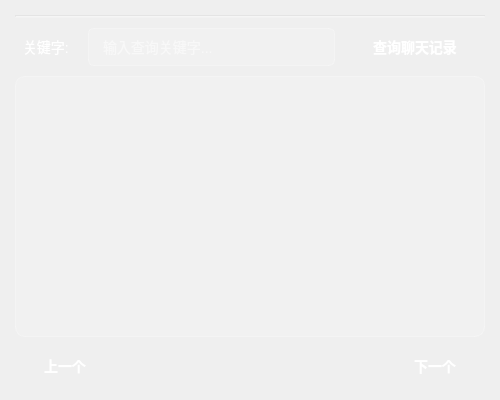
<?xml version="1.0" encoding="UTF-8"?>
<ui version="4.0">
 <class>Message</class>
 <widget class="QDialog" name="Message">
  <property name="geometry">
   <rect>
    <x>0</x>
    <y>0</y>
    <width>500</width>
    <height>400</height>
   </rect>
  </property>
  <property name="minimumSize">
   <size>
    <width>500</width>
    <height>400</height>
   </size>
  </property>
  <property name="windowTitle">
   <string>聊天记录查询</string>
  </property>
  <property name="styleSheet">
   <string notr="true">/* 渐变背景 - 与聊天室相同风格 */
                QDialog {
                background: qlineargradient(x1:0, y1:0, x2:1, y2:1,
                stop:0 #2c3e50, stop:1 #1a2a6c);
                border-radius: 12px;
                border: 1px solid #3498db;
                }

                /* 暗色模式优化 */
                @media (prefers-color-scheme: dark) {
                QDialog {
                background: qlineargradient(x1:0, y1:0, x2:1, y2:1,
                stop:0 #1a1a2e, stop:1 #16213e);
                }
                }</string>
  </property>
  <layout class="QVBoxLayout" name="verticalLayout">
   <property name="spacing">
    <number>10</number>
   </property>
   <property name="margin" stdset="0">
    <number>15</number>
   </property>
   <item>
    <widget class="QFrame" name="line">
     <property name="styleSheet">
      <string notr="true">background: rgba(255,255,255,0.2);
                            height: 2px;</string>
     </property>
     <property name="frameShape">
      <enum>QFrame::Shape::HLine</enum>
     </property>
     <property name="frameShadow">
      <enum>QFrame::Shadow::Sunken</enum>
     </property>
    </widget>
   </item>
   <item>
    <layout class="QHBoxLayout" name="searchLayout">
     <property name="spacing">
      <number>10</number>
     </property>
     <item>
      <widget class="QLabel" name="keywordLabel">
       <property name="styleSheet">
        <string notr="true">color: white;
                                    font-size: 14px;
                                    padding: 5px;</string>
       </property>
       <property name="text">
        <string>关键字:</string>
       </property>
      </widget>
     </item>
     <item>
      <widget class="QLineEdit" name="keywordEdit">
       <property name="styleSheet">
        <string notr="true">QLineEdit {
                                    height: 36px;
                                    border: 1px solid rgba(255,255,255,0.3);
                                    border-radius: 6px;
                                    padding: 0 12px;
                                    background: rgba(255, 255, 255, 0.15);
                                    color: white;
                                    font-size: 14px;
                                    }
                                    QLineEdit:focus {
                                    border: 1px solid #3498db;
                                    }</string>
       </property>
       <property name="placeholderText">
        <string>输入查询关键字...</string>
       </property>
      </widget>
     </item>
     <item>
      <widget class="QPushButton" name="queryButton">
       <property name="minimumSize">
        <size>
         <width>140</width>
         <height>36</height>
        </size>
       </property>
       <property name="cursor">
        <cursorShape>PointingHandCursor</cursorShape>
       </property>
       <property name="styleSheet">
        <string notr="true">QPushButton {
                                    background: qlineargradient(x1:0, y1:0, x2:1, y2:0,
                                    stop:0 #9b59b6, stop:1 #8e44ad);
                                    color: white;
                                    border-radius: 6px;
                                    padding: 8px 15px;
                                    font-size: 14px;
                                    font-weight: bold;
                                    border: none;
                                    }
                                    QPushButton:hover {
                                    background: qlineargradient(x1:0, y1:0, x2:1, y2:0,
                                    stop:0 #8e44ad, stop:1 #7d3c98);
                                    }
                                    QPushButton:pressed {
                                    background: qlineargradient(x1:0, y1:0, x2:1, y2:0,
                                    stop:0 #7d3c98, stop:1 #6c3483);
                                    }</string>
       </property>
       <property name="text">
        <string>查询聊天记录</string>
       </property>
      </widget>
     </item>
    </layout>
   </item>
   <item>
    <widget class="QTextBrowser" name="textBrowser">
     <property name="styleSheet">
      <string notr="true">QTextBrowser {
                            background-color: rgba(255, 255, 255, 0.1);
                            border: 1px solid rgba(255,255,255,0.3);
                            border-radius: 10px;
                            color: white;
                            font-size: 14px;
                            padding: 10px;
                            }</string>
     </property>
    </widget>
   </item>
   <item>
    <layout class="QHBoxLayout" name="buttonLayout">
     <property name="spacing">
      <number>15</number>
     </property>
     <item>
      <widget class="QPushButton" name="lastButton">
       <property name="enabled">
        <bool>false</bool>
       </property>
       <property name="minimumSize">
        <size>
         <width>100</width>
         <height>36</height>
        </size>
       </property>
       <property name="cursor">
        <cursorShape>PointingHandCursor</cursorShape>
       </property>
       <property name="styleSheet">
        <string notr="true">QPushButton {
                                    background: qlineargradient(x1:0, y1:0, x2:1, y2:0,
                                    stop:0 #e74c3c, stop:1 #c0392b);
                                    color: white;
                                    border-radius: 6px;
                                    padding: 8px 15px;
                                    font-size: 14px;
                                    font-weight: bold;
                                    border: none;
                                    }
                                    QPushButton:hover {
                                    background: qlineargradient(x1:0, y1:0, x2:1, y2:0,
                                    stop:0 #c0392b, stop:1 #a23526);
                                    }
                                    QPushButton:pressed {
                                    background: qlineargradient(x1:0, y1:0, x2:1, y2:0,
                                    stop:0 #a23526, stop:1 #8a2c22);
                                    }</string>
       </property>
       <property name="text">
        <string>上一个</string>
       </property>
      </widget>
     </item>
     <item>
      <spacer name="horizontalSpacer">
       <property name="orientation">
        <enum>Qt::Orientation::Horizontal</enum>
       </property>
       <property name="sizeHint" stdset="0">
        <size>
         <width>40</width>
         <height>20</height>
        </size>
       </property>
      </spacer>
     </item>
     <item>
      <spacer name="horizontalSpacer_2">
       <property name="orientation">
        <enum>Qt::Orientation::Horizontal</enum>
       </property>
       <property name="sizeHint" stdset="0">
        <size>
         <width>40</width>
         <height>20</height>
        </size>
       </property>
      </spacer>
     </item>
     <item>
      <widget class="QPushButton" name="nextButton">
       <property name="enabled">
        <bool>false</bool>
       </property>
       <property name="minimumSize">
        <size>
         <width>100</width>
         <height>36</height>
        </size>
       </property>
       <property name="cursor">
        <cursorShape>PointingHandCursor</cursorShape>
       </property>
       <property name="styleSheet">
        <string notr="true">QPushButton {
                                    background: qlineargradient(x1:0, y1:0, x2:1, y2:0,
                                    stop:0 #e74c3c, stop:1 #c0392b);
                                    color: white;
                                    border-radius: 6px;
                                    padding: 8px 15px;
                                    font-size: 14px;
                                    font-weight: bold;
                                    border: none;
                                    }
                                    QPushButton:hover {
                                    background: qlineargradient(x1:0, y1:0, x2:1, y2:0,
                                    stop:0 #c0392b, stop:1 #a23526);
                                    }
                                    QPushButton:pressed {
                                    background: qlineargradient(x1:0, y1:0, x2:1, y2:0,
                                    stop:0 #a23526, stop:1 #8a2c22);
                                    }</string>
       </property>
       <property name="text">
        <string>下一个</string>
       </property>
      </widget>
     </item>
    </layout>
   </item>
  </layout>
 </widget>
 <resources/>
 <connections/>
</ui>
